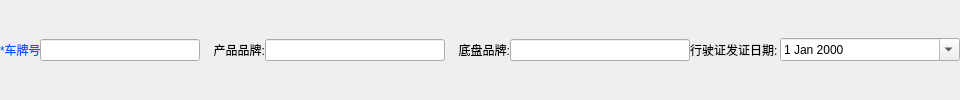
        <widget class="QWidget" name="widget_2" native="true">
         <layout class="QHBoxLayout" name="horizontalLayout_2">
          <property name="spacing">
           <number>0</number>
          </property>
          <property name="leftMargin">
           <number>0</number>
          </property>
          <property name="topMargin">
           <number>0</number>
          </property>
          <property name="rightMargin">
           <number>0</number>
          </property>
          <property name="bottomMargin">
           <number>0</number>
          </property>
          <item>
           <widget class="QLabel" name="label_5">
            <property name="minimumSize">
             <size>
              <width>40</width>
              <height>0</height>
             </size>
            </property>
            <property name="maximumSize">
             <size>
              <width>40</width>
              <height>16777215</height>
             </size>
            </property>
            <property name="styleSheet">
             <string notr="true">color: rgb(0, 85, 255);</string>
            </property>
            <property name="text">
             <string>*车牌号:</string>
            </property>
           </widget>
          </item>
          <item>
           <widget class="QLineEdit" name="carNumberLE">
            <property name="minimumSize">
             <size>
              <width>160</width>
              <height>0</height>
             </size>
            </property>
            <property name="maximumSize">
             <size>
              <width>160</width>
              <height>16777215</height>
             </size>
            </property>
           </widget>
          </item>
          <item>
           <widget class="QLabel" name="label_6">
            <property name="minimumSize">
             <size>
              <width>65</width>
              <height>0</height>
             </size>
            </property>
            <property name="maximumSize">
             <size>
              <width>65</width>
              <height>16777215</height>
             </size>
            </property>
            <property name="text">
             <string>产品品牌:</string>
            </property>
            <property name="alignment">
             <set>Qt::AlignRight|Qt::AlignTrailing|Qt::AlignVCenter</set>
            </property>
           </widget>
          </item>
          <item>
           <widget class="QLineEdit" name="carBrandLE">
            <property name="minimumSize">
             <size>
              <width>180</width>
              <height>0</height>
             </size>
            </property>
            <property name="maximumSize">
             <size>
              <width>180</width>
              <height>16777215</height>
             </size>
            </property>
           </widget>
          </item>
          <item>
           <widget class="QLabel" name="label_7">
            <property name="minimumSize">
             <size>
              <width>65</width>
              <height>0</height>
             </size>
            </property>
            <property name="maximumSize">
             <size>
              <width>65</width>
              <height>16777215</height>
             </size>
            </property>
            <property name="text">
             <string>底盘品牌:</string>
            </property>
            <property name="alignment">
             <set>Qt::AlignRight|Qt::AlignTrailing|Qt::AlignVCenter</set>
            </property>
           </widget>
          </item>
          <item>
           <widget class="QLineEdit" name="chassisBrandLE">
            <property name="minimumSize">
             <size>
              <width>180</width>
              <height>0</height>
             </size>
            </property>
            <property name="maximumSize">
             <size>
              <width>180</width>
              <height>16777215</height>
             </size>
            </property>
           </widget>
          </item>
          <item>
           <widget class="QLabel" name="label_8">
            <property name="minimumSize">
             <size>
              <width>90</width>
              <height>0</height>
             </size>
            </property>
            <property name="maximumSize">
             <size>
              <width>90</width>
              <height>16777215</height>
             </size>
            </property>
            <property name="text">
             <string>行驶证发证日期:</string>
            </property>
           </widget>
          </item>
          <item>
           <widget class="QDateEdit" name="drivingLicenseDateDE">
            <property name="minimumSize">
             <size>
              <width>180</width>
              <height>0</height>
             </size>
            </property>
            <property name="maximumSize">
             <size>
              <width>180</width>
              <height>16777215</height>
             </size>
            </property>
            <property name="calendarPopup">
             <bool>true</bool>
            </property>
           </widget>
          </item>
         </layout>
        </widget>
